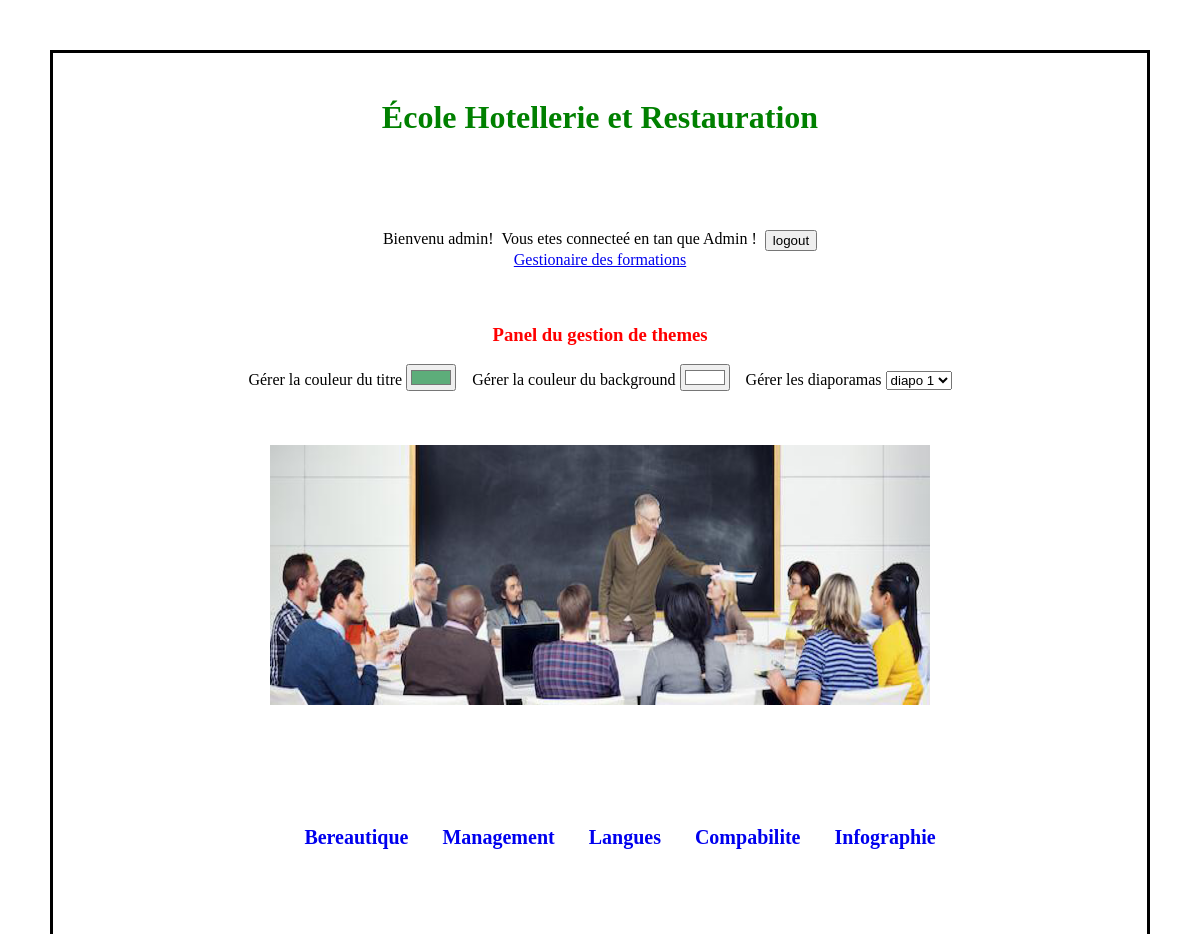
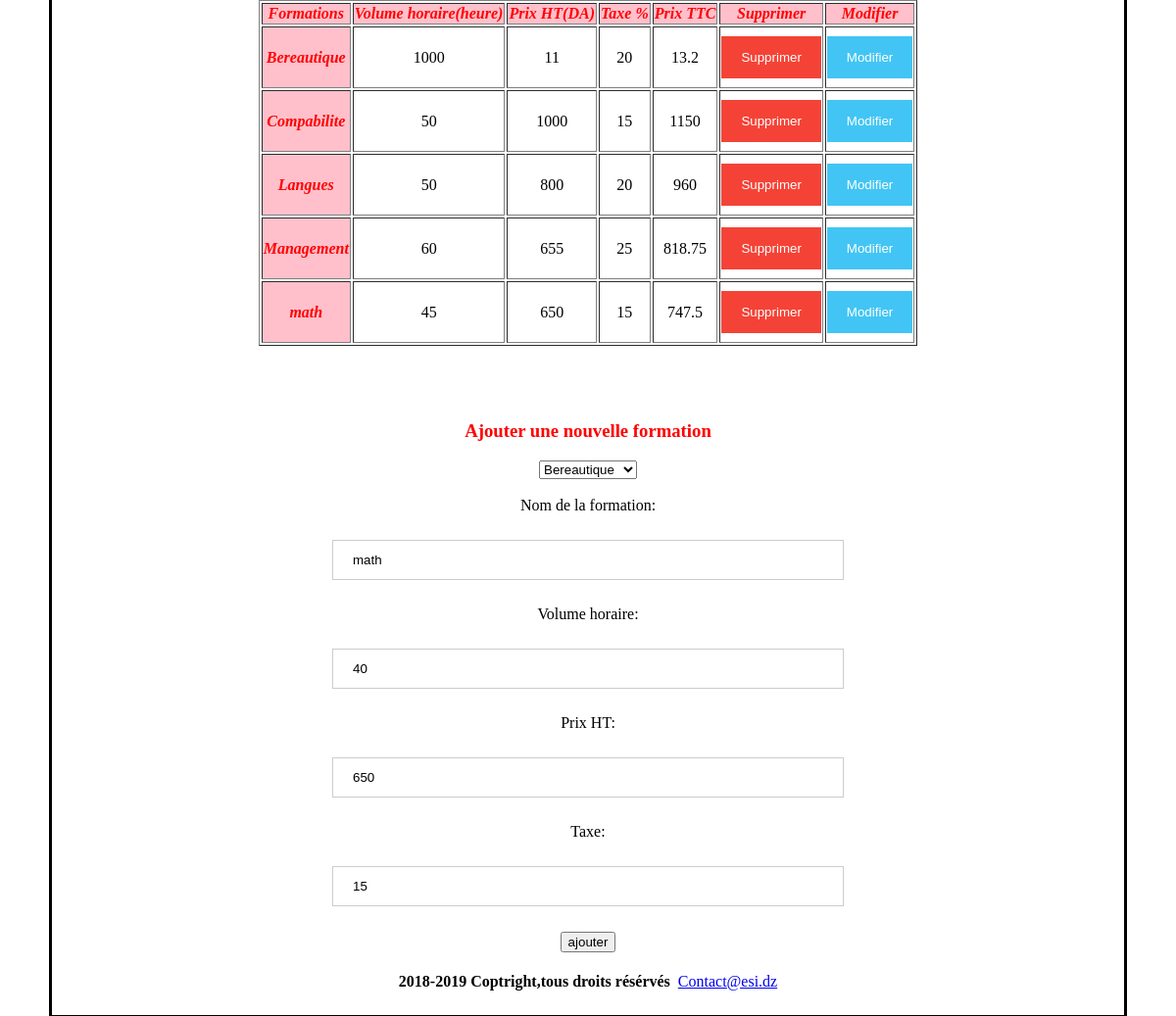
The app's page /project/sous-sites/2/4/controller/gestion_formation.php (signed in) with its own data (2 pictures, top to bottom).
### tables this page shows
CREATE TABLE `type_formation` (
  `st1` varchar(20) DEFAULT NULL,
  `st2` varchar(20) DEFAULT NULL,
  `ID` int(11) NOT NULL
);

CREATE TABLE `formations` (
  `Volume_horaire` int(11) DEFAULT NULL,
  `Prix` int(11) DEFAULT NULL,
  `Taxe` int(11) DEFAULT NULL,
  `Nom` varchar(20) DEFAULT NULL,
  `ID` int(11) NOT NULL,
  `IDD` int(11) NOT NULL,
  `id_categorie` int(11) NOT NULL,
  `id_ecole` varchar(20) NOT NULL
);

### project/sous-sites/2/4/controller/gestion_formation.php (the view, shortened to what this page needs)
<!DOCTYPE html>
<head>
<link href="../View/public/css/external.css" rel="stylesheet" type="text/css" />
</head>
<?php
include("../view/includes/variables1.php");
include("../config/connection.php");
$sql1="SELECT * FROM Type_formation t join Formations f WHERE f.ID = t.ID ORDER BY nom ASC , st2 ASC";
$sql2="SELECT * FROM Type_formation";
$formation_t=$conn->query($sql1);
$type_formation=$conn->query($sql2);
function calculTTC($a,$b){
    return ($a*$b/100) +$a;
}
?>
<body>
<h1 > <?php echo $titre_fr;?></h1></br>
<?php
if (!isset($_SESSION['user'])){
     echo "<h2 align =\"center\"> Sign In</h2>
     <form action=\"login.php\" method=\"post\">
   <div class=\"container\" >
     <label for=\"uname\"><b>Username</b></label>
     <input type=\"text\" placeholder=\"Enter Username\" name=\"uname\" required>
     <label for=\"psw\"><b>Password</b></label>
     <input type=\"password\" placeholder=\"Enter Password\" name=\"psw\" required>
     <button type=\"submit\" class=\"loginbtn\">Login</button>
     <label>
       <input type=\"checkbox\" checked=\"checked\" name=\"remember\"> Remember me
     </label>
   </div>
   <div class=\"container\" style=\"background-color:#f1f1f1\">
     <button type=\"button\" class=\"cancelbtn\">Cancel</button>
     <span class=\"psw\">Forgot <a href=\"#\">password?</a></span>
   </div>
 </form>";}
else {
    $a=$_SESSION['admin']? "Admin":"Utilisateur";
    echo "<div id=\"logout_form\" align = \"center\"> Bienvenu  ".$_SESSION['user']."! &nbsp;Vous etes connecteé en tan que  ".$a." !&nbsp;&nbsp;
    <form action='../controller/logout.php' method='get' ><input class='submit-input' type='submit' value='logout'></form>
    </div>";
    if ($_SESSION['admin']){echo
    "<div id =\"GF\" align = \"center\"><a href='gestion_formation.php'>Gestionaire des formations</a></div></br></br>
    <h3>Panel du gestion de themes</h3>
     <div ' align='center' id='panel_getion'>
     <label>Gérer la couleur du titre </label>
     <input type='color' id='input_color' onchange='change_color_tilte(this)' value='#5dad7a'>
     &nbsp;&nbsp;
     <label>Gérer la couleur du background </label>
     <input type='color' id='input_color' onchange='change_color_background(this)' value='#FFFFFF'>
     &nbsp;&nbsp;
     <label>Gérer les diaporamas </label>
     <select name='diapo'>
     <option value='1'>diapo 1</option>
     <option value='2'>diapo 2</option>
     <option value='3'>diapo 3</option>
     <option value='4'>diapo 4</option>
     </select>
     </div>"
    ;}
}
?>
<div class="diaporama">
    <div class="images">
    <?php echo $img0 ;?>
    </div>
</div>
<div align="center" class="menu header" id="myHeader">
<ul id="nav">
    <?php
    foreach ($type_formation as $row): ?>
    <li id="<?= $row['ID'] ?>" class="formation"><a class="lien"
                                                          href="#"> <?= $row['st1'] ?> </a>
    </li>
<?php endforeach; ?>
</ul>
</div>
<table id ="my_table" border="1px" align="center">
    <thead>
    <tr>
    <th scope="col" >Formations</th>
    <th scope="col">Volume horaire(heure)</th>
    <th scope="col">Prix HT(DA)</th>
    <th scope="col">Taxe %</th>
    <th scope="col">Prix TTC</th>
    <?php
            if (isset($_SESSION['user']) &&  $_SESSION['admin']){
                echo "<th>Supprimer</th>
                      <th>Modifier</th>";}
    ?>
    </tr>
    </thead>
    <tbody>
    <?php
    foreach ($formation_t as $row): ?>
        <tr>
            <th class="<?= $row['IDD'] ?>" scope="row"><?= $row['Nom'] ?></th>
            <td class="<?= $row['IDD'] ?>">
                <span class="formation_txt text_<?= $row['IDD'] ?>" > <?= $row['Volume_horaire'] ?> </span>
            </td>
            <td class="<?= $row['IDD'] ?>">
                <span class="formation_txt text_<?= $row['IDD'] ?>" > <?= $row['Prix'] ?> </span>
            </td>
            <td class="<?= $row['IDD'] ?>">
                <span class="formation_txt text_<?= $row['IDD'] ?>" > <?= $row['Taxe'] ?> </span>
            </td>
            <td class="<?= $row['IDD'] ?>"><?php echo calculTTC($row['Prix'],$row ['Taxe']) ;?></td>
           <?php
            if (isset($_SESSION['user']) &&  $_SESSION['admin']){
            echo "<td class=" .$row['IDD']."><button type=\"Submit\" id=\"supprimer\" class =\"delebtn\" value=\"Supprimer\" onclick='Supprimer(".$row['IDD'].")'>Supprimer</button></td>
            <td class=" .$row['IDD']."><button type=\"Submit\" data-is_edit=\"1\" data-id=". $row['IDD']." class =\"btn-modifier updbtn\">Modifier</button></td>";
            }
           ?>
        </tr>
    <?php endforeach; ?>
    </tbody>
    </table>&nbsp;&nbsp;&nbsp;
<?php
if (isset($_SESSION['user']) && $_SESSION['admin']){
    $sql2 = "SELECT * FROM Type_formation ";
    echo "<div id=\"form\" align=\"center\">";
    echo " <form action=\"ajouter.php\" method=\"post\" id=\"my_form\">
          <h3>Ajouter une nouvelle formation </h3>
          <select name='type'>";
foreach (($conn->query($sql2)) as $row){
 echo "<option value='".$row['ID']."'>".$row['st1']."</option>";
}
echo "</select></br></br>";
    echo "
    <label>Nom de la formation:</label></br></br>
    <input id=\"name\" type=\"text\" name=\"name\" value=\"math\" /></br></br>
    <label>Volume horaire:</label></br></br>
    <input id=\"vh\" type=\"text\" name=\"vh\" value=\"40\" /></br></br>
    <label>Prix HT</label>:</br></br>
    <input id=\"prix\" type=\"text\" name=\"prix\" value=\"650\" /></br></br>
    <label>Taxe</label>:</br></br>
    <input id=\"taxe\" type=\"text\" name=\"taxe\" value=\"15\"/></br></br>
    <input id=\"ajouter\" class='submit-input' type=\"Submit\" value=\"ajouter\" name=\"ajouter\"
     ></input>
</form>
</div>
&nbsp;&nbsp;&nbsp; ";
}
include("../view/includes/pied-page.php");
?>
</body>
</html>

### project/sous-sites/2/4/view/public/css/external.css (style rules this page uses)
table { align-content: center; justify-content: center; text-align: center; }
h1 { text-align: center; color:green; }
table tr th { background-color:pink; color:red; font-style: italic; }
body { border:3px black solid; margin: 50px; padding:25px; }
h3 { text-align: center; color:red; }
.formation { display: inline; margin: 10px; justify-content: center; align-content: center; }
.menu { justify-content: center; top: 0px; }
#nav li { display: inline-block; position: relative; }
#nav li a { display: block; padding: 5px; text-decoration: none; font-size: 20px; font-weight: bold; }
.diaporama { text-align: center; margin: 0px auto; background: black; width: 660px; height: 260px; overflow: hidden; position: relative; }
.images { margin: 0px auto; align-content: center; position: absolute; animation-duration: 20s; animation-iteration-count: infinite; animation-name: animation; background-color: black; }
#my_form { border: 3px solid white; width: 50%; }
#logout_form { display: flex; justify-content: center; }
#GF { text-align: center; justify-content: center; }
input[type=text], input[type=password] { width: 100%; padding: 12px 20px; margin: 8px 0; display: inline-block; border: 1px solid #ccc; box-sizing: border-box; }
.delebtn { background-color: #f44336; color: white; padding: 14px 20px; margin: 8px 0; border: none; cursor: pointer; width: 100%; }
.updbtn { background-color: #42c5f4; color: white; padding: 14px 20px; margin: 8px 0; border: none; cursor: pointer; width: 100%; }

### records on screen
type_formation: st1 "Bereautique", formations.Nom "Bereautique", formations.Volume_horaire "1000", formations.Prix "11", formations.Taxe "20", formations.Prix+Taxe "13.2"
type_formation: st1 "Management", formations.Nom "Management", formations.Volume_horaire "60", formations.Prix "655", formations.Taxe "25", formations.Prix+Taxe "818.75"
type_formation: st1 "Langues", formations.Nom "Langues", formations.Volume_horaire "50", formations.Prix "800", formations.Taxe "20", formations.Prix+Taxe "960"
type_formation: st1 "Compabilite", formations.Nom "Compabilite", formations.Volume_horaire "50", formations.Prix "1000", formations.Taxe "15", formations.Prix+Taxe "1150", formations.Nom "math", formations.Volume_horaire "45", formations.Prix "650", formations.Prix+Taxe "747.5"
type_formation: st1 "Infographie"

### other values on screen
$titre_fr "École Hotellerie et Restauration"
$_SESSION['user'] "admin"
$a "Admin"
$d "2018-2019 Coptright,tous droits résérvés"
$contact "Contact@esi.dz"
form field type "Bereautique"
